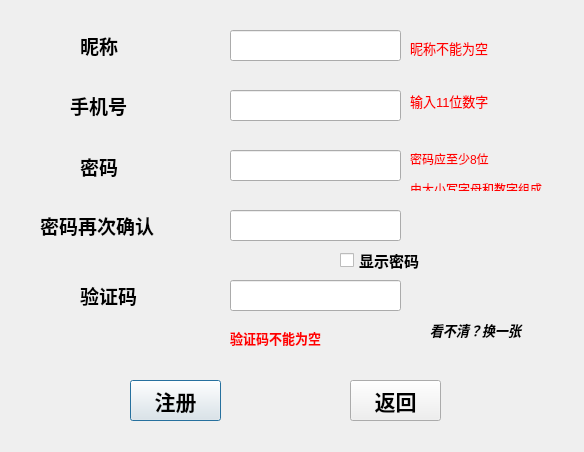
<?xml version="1.0" encoding="UTF-8"?>
<ui version="4.0">
 <class>Register</class>
 <widget class="QDialog" name="Register">
  <property name="geometry">
   <rect>
    <x>0</x>
    <y>0</y>
    <width>584</width>
    <height>452</height>
   </rect>
  </property>
  <property name="windowTitle">
   <string>Dialog</string>
  </property>
  <widget class="QPushButton" name="RegistButton">
   <property name="geometry">
    <rect>
     <x>130</x>
     <y>380</y>
     <width>91</width>
     <height>41</height>
    </rect>
   </property>
   <property name="font">
    <font>
     <family>Goudy Old Style</family>
     <pointsize>16</pointsize>
     <weight>75</weight>
     <bold>true</bold>
    </font>
   </property>
   <property name="text">
    <string>注册</string>
   </property>
  </widget>
  <widget class="QPushButton" name="Return2">
   <property name="geometry">
    <rect>
     <x>350</x>
     <y>380</y>
     <width>91</width>
     <height>41</height>
    </rect>
   </property>
   <property name="font">
    <font>
     <family>Goudy Old Style</family>
     <pointsize>16</pointsize>
     <weight>75</weight>
     <bold>true</bold>
    </font>
   </property>
   <property name="text">
    <string>返回</string>
   </property>
  </widget>
  <widget class="QLabel" name="label">
   <property name="geometry">
    <rect>
     <x>80</x>
     <y>30</y>
     <width>81</width>
     <height>31</height>
    </rect>
   </property>
   <property name="font">
    <font>
     <family>Arial Narrow</family>
     <pointsize>14</pointsize>
     <weight>75</weight>
     <bold>true</bold>
    </font>
   </property>
   <property name="text">
    <string>昵称</string>
   </property>
  </widget>
  <widget class="QLabel" name="label_2">
   <property name="geometry">
    <rect>
     <x>70</x>
     <y>90</y>
     <width>71</width>
     <height>31</height>
    </rect>
   </property>
   <property name="font">
    <font>
     <family>Arial Narrow</family>
     <pointsize>14</pointsize>
     <weight>75</weight>
     <bold>true</bold>
    </font>
   </property>
   <property name="text">
    <string>手机号</string>
   </property>
  </widget>
  <widget class="QLabel" name="label_3">
   <property name="geometry">
    <rect>
     <x>80</x>
     <y>151</y>
     <width>71</width>
     <height>31</height>
    </rect>
   </property>
   <property name="font">
    <font>
     <family>Arial Narrow</family>
     <pointsize>14</pointsize>
     <weight>75</weight>
     <bold>true</bold>
    </font>
   </property>
   <property name="text">
    <string>密码</string>
   </property>
  </widget>
  <widget class="QLineEdit" name="nickname">
   <property name="geometry">
    <rect>
     <x>230</x>
     <y>30</y>
     <width>171</width>
     <height>31</height>
    </rect>
   </property>
   <property name="font">
    <font>
     <family>Arial</family>
     <pointsize>14</pointsize>
     <weight>75</weight>
     <bold>true</bold>
    </font>
   </property>
  </widget>
  <widget class="QLineEdit" name="phone">
   <property name="geometry">
    <rect>
     <x>230</x>
     <y>90</y>
     <width>171</width>
     <height>31</height>
    </rect>
   </property>
   <property name="font">
    <font>
     <family>Arial</family>
     <pointsize>14</pointsize>
     <weight>75</weight>
     <bold>true</bold>
    </font>
   </property>
  </widget>
  <widget class="QLineEdit" name="Password">
   <property name="geometry">
    <rect>
     <x>230</x>
     <y>150</y>
     <width>171</width>
     <height>31</height>
    </rect>
   </property>
   <property name="font">
    <font>
     <family>Arial</family>
     <pointsize>14</pointsize>
     <weight>75</weight>
     <bold>true</bold>
    </font>
   </property>
   <property name="echoMode">
    <enum>QLineEdit::Password</enum>
   </property>
  </widget>
  <widget class="QLabel" name="label_4">
   <property name="geometry">
    <rect>
     <x>40</x>
     <y>210</y>
     <width>121</width>
     <height>31</height>
    </rect>
   </property>
   <property name="font">
    <font>
     <family>Arial Narrow</family>
     <pointsize>14</pointsize>
     <weight>75</weight>
     <bold>true</bold>
    </font>
   </property>
   <property name="text">
    <string>密码再次确认</string>
   </property>
  </widget>
  <widget class="QLineEdit" name="ReconfirmPassword">
   <property name="geometry">
    <rect>
     <x>230</x>
     <y>210</y>
     <width>171</width>
     <height>31</height>
    </rect>
   </property>
   <property name="font">
    <font>
     <family>Arial</family>
     <pointsize>14</pointsize>
     <weight>75</weight>
     <bold>true</bold>
    </font>
   </property>
   <property name="echoMode">
    <enum>QLineEdit::Password</enum>
   </property>
  </widget>
  <widget class="QLabel" name="label_5">
   <property name="geometry">
    <rect>
     <x>80</x>
     <y>280</y>
     <width>71</width>
     <height>31</height>
    </rect>
   </property>
   <property name="font">
    <font>
     <family>Arial Narrow</family>
     <pointsize>14</pointsize>
     <weight>75</weight>
     <bold>true</bold>
    </font>
   </property>
   <property name="text">
    <string>验证码</string>
   </property>
  </widget>
  <widget class="QLineEdit" name="identify">
   <property name="geometry">
    <rect>
     <x>230</x>
     <y>280</y>
     <width>171</width>
     <height>31</height>
    </rect>
   </property>
   <property name="font">
    <font>
     <family>Arial</family>
     <pointsize>14</pointsize>
     <weight>75</weight>
     <bold>true</bold>
    </font>
   </property>
  </widget>
  <widget class="QCheckBox" name="ShowPassword2">
   <property name="geometry">
    <rect>
     <x>340</x>
     <y>250</y>
     <width>91</width>
     <height>21</height>
    </rect>
   </property>
   <property name="font">
    <font>
     <family>Agency FB</family>
     <pointsize>11</pointsize>
     <weight>75</weight>
     <bold>true</bold>
    </font>
   </property>
   <property name="text">
    <string>显示密码</string>
   </property>
  </widget>
  <widget class="QLabel" name="label_6">
   <property name="geometry">
    <rect>
     <x>430</x>
     <y>320</y>
     <width>101</width>
     <height>20</height>
    </rect>
   </property>
   <property name="font">
    <font>
     <family>Arial</family>
     <pointsize>10</pointsize>
     <weight>75</weight>
     <italic>true</italic>
     <bold>true</bold>
    </font>
   </property>
   <property name="text">
    <string>看不清？换一张</string>
   </property>
  </widget>
  <widget class="QLabel" name="phoneCorrect">
   <property name="geometry">
    <rect>
     <x>410</x>
     <y>80</y>
     <width>161</width>
     <height>41</height>
    </rect>
   </property>
   <property name="font">
    <font>
     <family>Arial</family>
     <pointsize>10</pointsize>
     <weight>50</weight>
     <bold>false</bold>
    </font>
   </property>
   <property name="styleSheet">
    <string notr="true">color: rgb(255, 0, 0);</string>
   </property>
   <property name="text">
    <string>输入11位数字</string>
   </property>
  </widget>
  <widget class="QLabel" name="pswCorrect">
   <property name="geometry">
    <rect>
     <x>410</x>
     <y>150</y>
     <width>171</width>
     <height>41</height>
    </rect>
   </property>
   <property name="font">
    <font>
     <family>Arial</family>
     <pointsize>9</pointsize>
     <weight>75</weight>
     <bold>true</bold>
    </font>
   </property>
   <property name="styleSheet">
    <string notr="true">color: rgb(255, 0, 0);</string>
   </property>
   <property name="text">
    <string>&lt;!DOCTYPE HTML PUBLIC &quot;-//W3C//DTD HTML 4.0//EN&quot; &quot;http://www.w3.org/TR/REC-html40/strict.dtd&quot;&gt;
&lt;html&gt;&lt;head&gt;&lt;meta name=&quot;qrichtext&quot; content=&quot;1&quot; /&gt;&lt;style type=&quot;text/css&quot;&gt;
p, li { white-space: pre-wrap; }
&lt;/style&gt;&lt;/head&gt;&lt;body style=&quot; font-family:'SimSun'; font-size:9pt; font-weight:400; font-style:normal;&quot;&gt;
&lt;p style=&quot; margin-top:12px; margin-bottom:12px; margin-left:0px; margin-right:0px; -qt-block-indent:0; text-indent:0px;&quot;&gt;密码应至少8位&lt;/p&gt;
&lt;p style=&quot; margin-top:12px; margin-bottom:12px; margin-left:0px; margin-right:0px; -qt-block-indent:0; text-indent:0px;&quot;&gt;由大小写字母和数字组成&lt;/p&gt;&lt;/body&gt;&lt;/html&gt;</string>
   </property>
  </widget>
  <widget class="QLabel" name="pswDiffer">
   <property name="geometry">
    <rect>
     <x>420</x>
     <y>220</y>
     <width>131</width>
     <height>16</height>
    </rect>
   </property>
   <property name="font">
    <font>
     <family>Arial</family>
     <pointsize>10</pointsize>
     <weight>75</weight>
     <bold>true</bold>
    </font>
   </property>
   <property name="styleSheet">
    <string notr="true">color: rgb(255, 0, 0);</string>
   </property>
   <property name="text">
    <string/>
   </property>
  </widget>
  <widget class="QLabel" name="nameEmpty">
   <property name="geometry">
    <rect>
     <x>410</x>
     <y>40</y>
     <width>111</width>
     <height>16</height>
    </rect>
   </property>
   <property name="font">
    <font>
     <family>Agency FB</family>
     <pointsize>10</pointsize>
    </font>
   </property>
   <property name="styleSheet">
    <string notr="true">color: rgb(255, 0, 0);</string>
   </property>
   <property name="text">
    <string>昵称不能为空</string>
   </property>
  </widget>
  <widget class="QLabel" name="vertifyCorrect">
   <property name="geometry">
    <rect>
     <x>230</x>
     <y>330</y>
     <width>101</width>
     <height>16</height>
    </rect>
   </property>
   <property name="font">
    <font>
     <family>Agency FB</family>
     <pointsize>10</pointsize>
     <weight>75</weight>
     <bold>true</bold>
    </font>
   </property>
   <property name="styleSheet">
    <string notr="true">color: rgb(255, 0, 0);</string>
   </property>
   <property name="text">
    <string>验证码不能为空</string>
   </property>
  </widget>
  <widget class="QLabel" name="vertify">
   <property name="geometry">
    <rect>
     <x>430</x>
     <y>280</y>
     <width>111</width>
     <height>31</height>
    </rect>
   </property>
   <property name="font">
    <font>
     <family>Arial</family>
     <pointsize>16</pointsize>
     <weight>75</weight>
     <italic>true</italic>
     <bold>true</bold>
    </font>
   </property>
   <property name="text">
    <string/>
   </property>
  </widget>
 </widget>
 <resources/>
 <connections/>
</ui>
